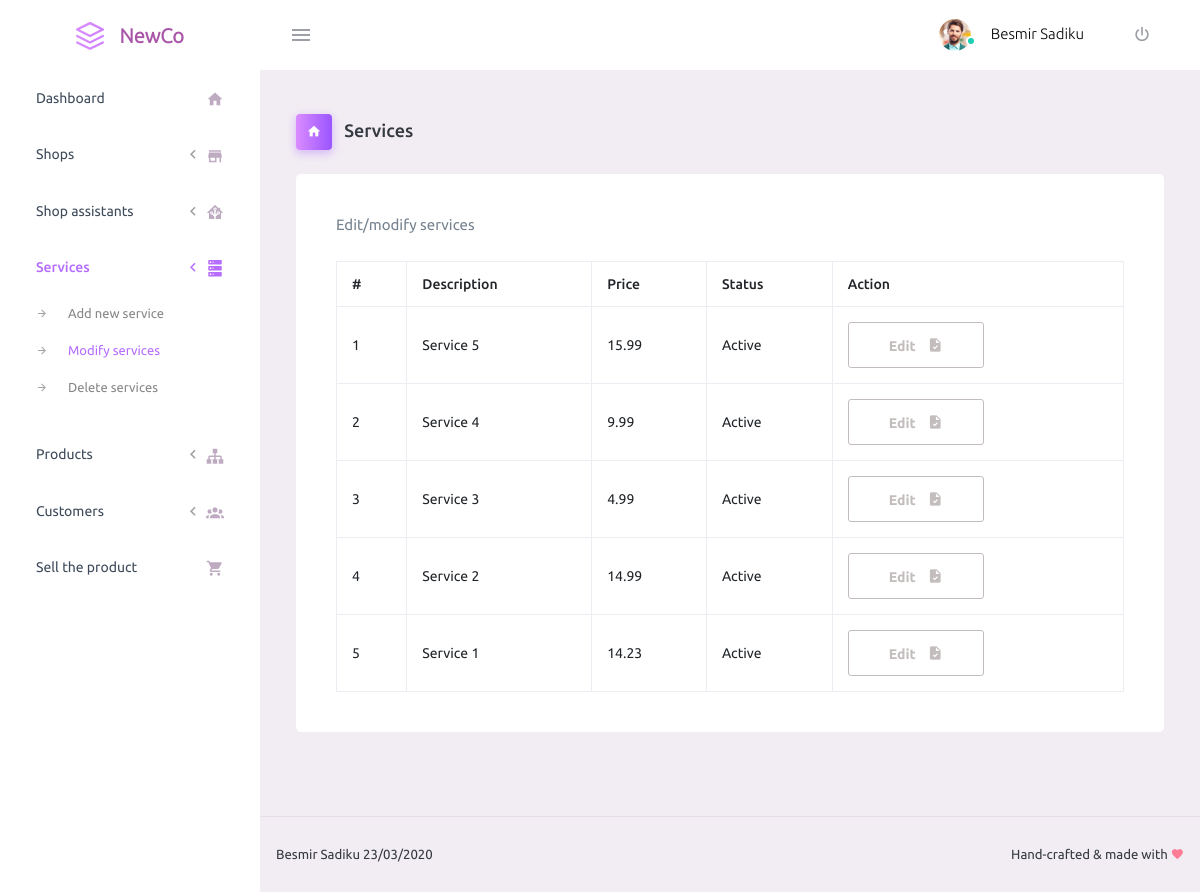
/dashboard.php?page=services&action=edit (signed in), run on the app's committed database.
### tables this page shows
CREATE TABLE `tbl_services` (
  `ser_id` int(11) NOT NULL,
  `ser_desc` text NOT NULL,
  `ser_price` decimal(6,2) NOT NULL,
  `ser_active` enum('0','1') NOT NULL
);

### functions.php (called while the page is built, shortened)
<?php
function convertpage($page)
{
	switch ($page)
	{
		case "services":
			$page = "_frm_services";
			break;
	}
	return $page;
}
function breadcrumb($action)
{
	switch ($action)
	{
		case "services":
			$bread = "Services";
			break;
	}
	return $bread;
}
?>

### pages/_frm_services.php (the view, shortened to what this page needs)
<div class="row">
    <div class="col-12 grid-margin stretch-card">
        <div class="card">
            <div class="card-body">
                <?php
    if(isset($_GET['action']) && ($_GET['action'] == 'edit') ) :
        $i = 1;
        $services = mysqli_query($link, "CALL getServices()");
        if(!isset($_GET['serviceId']))
        {
?>
    <p class="card-description">Edit/modify services</p>
    <table class="table table-bordered table-hover">
        <thead>
            <tr>
                <th> # </th>
                <th>Description</th>
                <th>Price</th>
                <th>Status</th>
                <th>Action</th>
            </tr>
        </thead>
        <tbody>
            <?php while ($s = mysqli_fetch_array($services)) : ?>
            <tr>
                <td><?= $i ?></td>
                <td>
                    <?php
                        if(strlen($s['ser_desc']) > 50) {
                            echo ucfirst(substr($s['ser_desc'], 0, 50) . " ...");
                        } else {
                            echo ucfirst($s['ser_desc']);
                        }
                    ?>
                </td>
                <td><?= $s['ser_price'] ?></td>
                <td><?= ($s['ser_active'] == 1) ? 'Active' : 'Not Active'; ?></td>
                <td>
                    <a href="dashboard.php?page=services&action=edit&serviceId=<?= $s['ser_id'] ?>" class="btn btn-outline-secondary btn-icon-text">
                        Edit <i class="mdi mdi-file-check btn-icon-append"></i>
                    </a>
                </td>
            </tr>
            <?php $i++; endwhile; mysqli_free_result($services); ?>
        </tbody>
    </table>
    <?php
        }
    endif;
?>
            </div>
        </div>
    </div>
</div>

### dashboard.php (shortened to what this page needs)
<?php
require_once('functions.php');
?>
<!DOCTYPE html>
<html lang="en">
  <head>
    <link rel="stylesheet" href="assets/vendors/mdi/css/materialdesignicons.min.css">
    <link rel="stylesheet" href="assets/vendors/css/vendor.bundle.base.css">
    <link rel="stylesheet" href="assets/css/jquery.datepick.css">
    <link rel="stylesheet" href="assets/css/style.css">
  </head>
  <body>
    <div class="container-scroller">
      <nav class="navbar default-layout-navbar col-lg-12 col-12 p-0 fixed-top d-flex flex-row">
        <div class="text-center navbar-brand-wrapper d-flex align-items-center justify-content-center">
          <a class="navbar-brand brand-logo" href="dashboard.php?page=home"><img src="assets/images/logo-mini.svg" alt="logo" style="width: auto;" /> <span style="padding-left:10px; font-size: 20px; font-weight: bold; color: #a956a9;">NewCo</span></a>
        </div>
        <div class="navbar-menu-wrapper d-flex align-items-stretch">
          <button class="navbar-toggler navbar-toggler align-self-center" type="button" data-toggle="minimize">
            <span class="mdi mdi-menu"></span>
          </button>
          <ul class="navbar-nav navbar-nav-right">
            <li class="nav-item nav-profile dropdown">
              <a class="nav-link" href="#">
                <div class="nav-profile-img">
                  <img src="assets/images/faces/face1.jpg" alt="image">
                  <span class="availability-status online"></span>
                </div>
                <div class="nav-profile-text">
                  <p class="mb-1 text-black">Besmir Sadiku</p>
                </div>
              </a>
            </li>
            <li class="nav-item nav-logout d-none d-lg-block">
              <a class="nav-link" href="logout.php">
                <i class="mdi mdi-power"></i>
              </a>
            </li>
          </ul>
        </div>
      </nav>
      <div class="container-fluid page-body-wrapper">
        <?php include_once('partials/_sidebar.php'); ?>
        <div class="main-panel">
          <div class="content-wrapper">
            <div class="page-header">
              <h3 class="page-title">
                <span class="page-title-icon bg-gradient-primary text-white mr-2">
                  <i class="mdi mdi-home"></i>
                </span> <?php echo breadcrumb($_GET['page']); ?> </h3>
            </div>
            <?php
              if(isset($_GET['page']) && !empty($_GET['page'])) :
                if(file_exists("pages/".convertpage(htmlentities($_GET['page'])).".php")) {
                    include("pages/".convertpage(htmlentities($_GET['page'])).".php");
                } else {
                    include("pages/default.php");
                }
              endif;
            ?>
          </div>
          <footer class="footer">
            <div class="d-sm-flex justify-content-center justify-content-sm-between">
              <span class="text-center text-sm-left d-block d-sm-inline-block">Besmir Sadiku 23/03/2020</span>
              <span class="float-none float-sm-right d-block mt-1 mt-sm-0 text-center">Hand-crafted & made with <i class="mdi mdi-heart text-danger"></i></span>
            </div>
          </footer>
        </div>
      </div>
    </div>
  </body>
</html>

### partials/_sidebar.php (shortened to what this page needs)
<nav class="sidebar sidebar-offcanvas" id="sidebar">
          <ul class="nav">
            <li class="nav-item nav-home">
              <a class="nav-link" href="dashboard.php?page=home">
                <span class="menu-title">Dashboard</span>
                <i class="mdi mdi-home menu-icon"></i>
              </a>
            </li>
            <li class="nav-item nav-shop">
              <a class="nav-link" data-toggle="collapse" href="#ui-shops" aria-expanded="false" aria-controls="ui-shops">
                <span class="menu-title">Shops</span>
                <i class="menu-arrow"></i>
                <i class="mdi mdi-store menu-icon"></i>
              </a>
            </li>
            <li class="nav-item">
              <a class="nav-link" data-toggle="collapse" href="#shopassistants" aria-expanded="false" aria-controls="ui-services">
                <span class="menu-title">Shop assistants</span>
                <i class="menu-arrow"></i>
                <i class="mdi mdi-home-assistant menu-icon"></i>
              </a>
            </li>
            <li class="nav-item">
              <a class="nav-link" data-toggle="collapse" href="#ui-services" aria-expanded="false" aria-controls="ui-services">
                <span class="menu-title">Services</span>
                <i class="menu-arrow"></i>
                <i class="mdi mdi-server menu-icon"></i>
              </a>
              <div class="collapse" id="ui-services">
                <ul class="nav flex-column sub-menu">
                  <li class="nav-item"> <a class="nav-link" href="dashboard.php?page=services">Add new service</a></li>
                  <li class="nav-item"> <a class="nav-link" href="dashboard.php?page=services&action=edit">Modify services</a></li>
                  <li class="nav-item"> <a class="nav-link" href="dashboard.php?page=services&action=delete">Delete services</a></li>
                </ul>
              </div>
            </li>
            <li class="nav-item">
              <a class="nav-link" data-toggle="collapse" href="#ui-products" aria-expanded="false" aria-controls="ui-products">
                <span class="menu-title">Products</span>
                <i class="menu-arrow"></i>
                <i class="mdi mdi-sitemap menu-icon"></i>
              </a>
            </li>
            <li class="nav-item">
              <a class="nav-link" data-toggle="collapse" href="#ui-customers" aria-expanded="false" aria-controls="ui-customers">
                <span class="menu-title">Customers</span>
                <i class="menu-arrow"></i>
                <i class="mdi mdi-account-group menu-icon"></i>
              </a>
            </li>
            <li class="nav-item nav-home">
              <a class="nav-link" href="dashboard.php?page=sell">
                <span class="menu-title">Sell the product</span>
                <i class="mdi mdi-cart menu-icon"></i>
              </a>
            </li>
          </ul>
        </nav>

### data on the page
tbl_services: ser_desc "Service 5", ser_price "15.99", ser_active "Active"
tbl_services: ser_desc "Service 4", ser_price "9.99", ser_active "Active"
tbl_services: ser_desc "Service 3", ser_price "4.99", ser_active "Active"
tbl_services: ser_desc "Service 2", ser_price "14.99", ser_active "Active"
tbl_services: ser_desc "Service 1", ser_price "14.23", ser_active "Active"

### other printed values
breadcrumb($_GET['page']) "Services"
